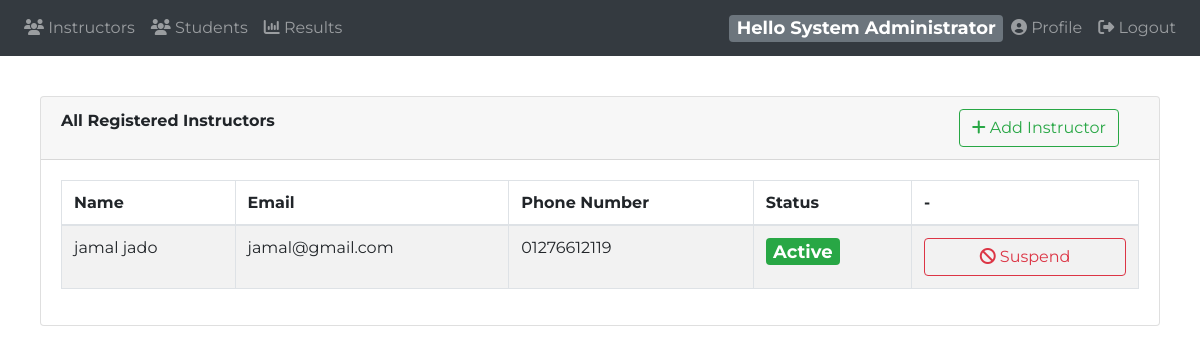
Before: /instructor/ (signed in) with the older database file.
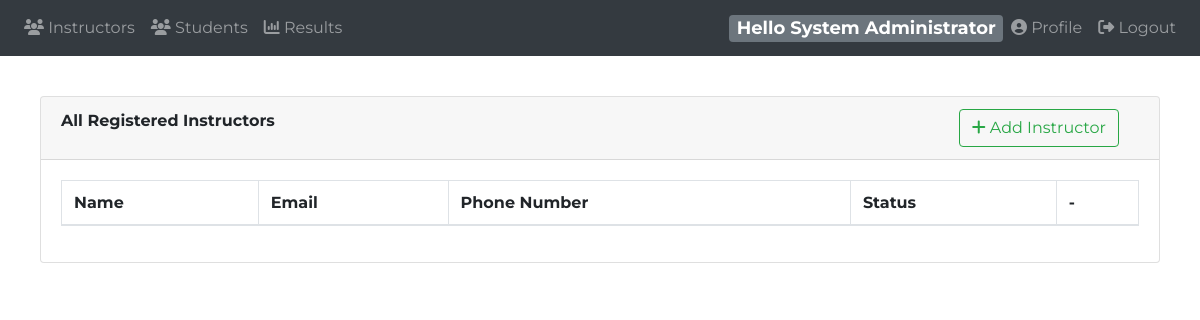
After: the same page with the newer database file.
### tables this page shows
CREATE TABLE `instructor` (
  `id` int(11) NOT NULL,
  `name` varchar(120) NOT NULL,
  `email` varchar(120) NOT NULL,
  `password` varchar(100) NOT NULL,
  `phone` varchar(13) NOT NULL,
  `password_token` varchar(100) DEFAULT NULL,
  `token_expire` timestamp NULL DEFAULT NULL,
  `suspended` int(11) NOT NULL DEFAULT 0,
  `isAdmin` tinyint(1) NOT NULL DEFAULT 0
);

### instructor/app/model/admin.class.php (called while the page is built, shortened)
<?php
class admin extends dbh {
  public function getAllInstructors() {
    $db = $this->connect();
    $query = "SELECT * FROM instructor WHERE !isAdmin";
    $result = $db->query($query);
    return $result->fetchAll(PDO::FETCH_OBJ);
  }
}

### instructor/app/view/admin_instructors.php (the view, shortened to what this page needs)
<?php
require_once 'header.php';
require_once 'navbar.php';
$_admin = new admin();
?>
<div class="card">
  <div class="card-header">
    <strong class="card-title">All Registered Instructors</strong>
	<button type="button" class="btn btn-outline-success float-right" style="margin-right:20px" data-toggle="modal" data-target="#addInstructor">
		<i class="fa fa-plus"></i> Add Instructor
	</button>
  </div>
  <div class="card-body">
    <table id="allInstructors" class="table table-striped table-bordered">
      <thead>
        <tr>
          <th>Name</th>
          <th>Email</th>
          <th>Phone Number</th>
          <th>Status</th>
          <th>-</th>
        </tr>
      </thead>
      <tbody>
        <?php
        $instructors = $_admin->getAllInstructors();
        foreach ($instructors as $instructor) { ?>
          <tr>
            <td><?php echo $instructor->name ?></td>
            <td><?php echo $instructor->email ?></td>
            <td><?php echo $instructor->phone ?></td>
            <?php
              if($instructor->suspended){ ?>
                <td><span class="badge badge-danger">Suspended</span></td>
                <td>
                  <button type="button" class="btn btn-outline-success btn-block"
								onclick="customConfirm('app/controller/admin.inc.php?activateInstructor=<?php echo $instructor->id ?>','Are you sure you want to activate This Instructor?','The Instructor has been activated.')">
                    <i class="fa fa-repeat"></i> Activate</button>
                </td>
              <?php }else{ ?>
                <td><span class="badge badge-success">Active</span></td>
                <td>
                  <button type="button" class="btn btn-outline-danger btn-block"
								onclick="customConfirm('app/controller/admin.inc.php?suspendInstructor=<?php echo $instructor->id ?>','Are you sure you want to suspend This Instructor?','The Instructor has been suspended.')">
                  <i class="fa fa-ban"></i> Suspend</button>
                </td>
              <?php } ?>
          </tr>
          <?php } ?>
      </tbody>
    </table>
  </div>
</div>
<?php
  require_once 'footer.php';
?>

Changed rows visible on the page:
removed instructor: name "jamal jado", email "jamal@gmail.com", phone "01276612119"
